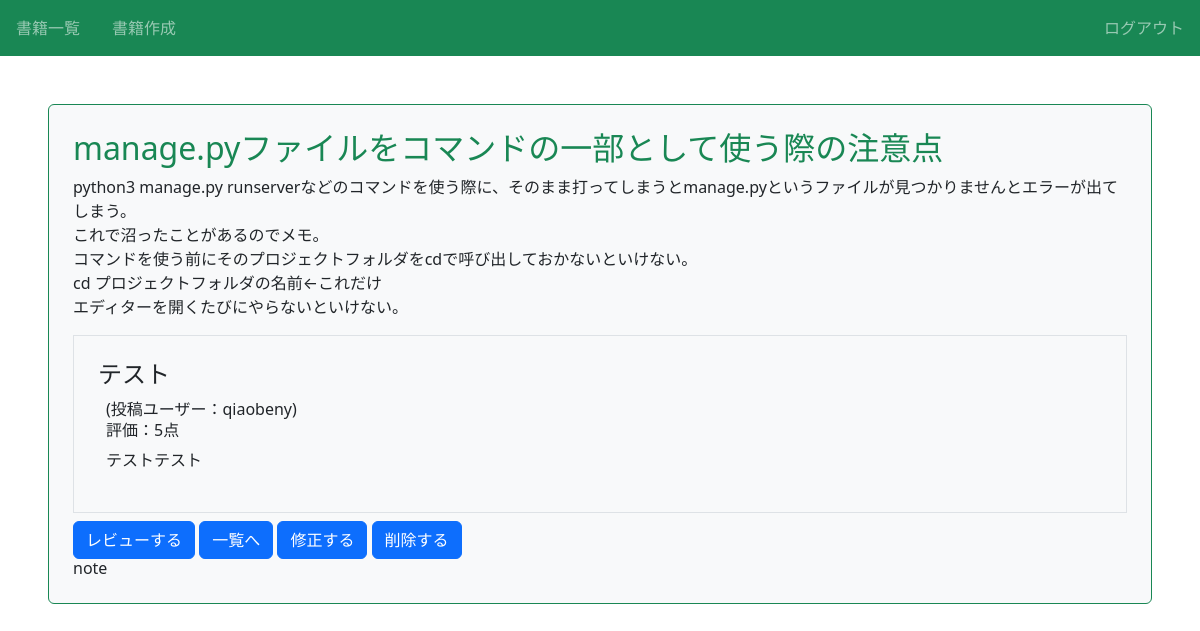
/book/8/detail/ (signed in), run on the app's committed database.
### book/models.py (models this page shows)
class Book(models.Model):
  title = models.CharField(max_length=100)
  text = models.TextField()
  thumbnail = models.ImageField(null=True,blank=True)
  category = models.CharField(
    max_length=100,
    choices = CATEGORY
  )
  user = models.ForeignKey('auth.User',on_delete=models.CASCADE)

class Review(models.Model):
  book = models.ForeignKey(Book,on_delete=models.CASCADE)
  title = models.CharField(max_length=100)
  text = models.TextField()
  rate = models.IntegerField(choices=RATE_CHOIES)
  user = models.ForeignKey('auth.User',on_delete=models.CASCADE)

### book/views.py (the view)
# urls.py: path('book/<int:pk>/detail/',views.DetailBookView.as_view(),name='detail-book'),
class DetailBookView(LoginRequiredMixin,DetailView):
  template_name = 'book_detail.html'
  model = Book

### book/templates/book_detail.html (shortened to what this page needs)
{%extends 'base.html'%}
{%block content%}
  <div class="p-4 m-4 bg-light border border-success rounded">
    <h2 class="text-success">{{object.title}}</h2>
    <p>{{object.text|linebreaksbr}}</p>
    <div class="border p-4 mb-2">
      {%for review in object.review_set.all%}
      <div>
        <h3 class="h4">{{review.title}}</h3>
        <div class="px-2">
          <span>(投稿ユーザー：{{review.user.username}})</span>
          <h6>評価：{{review.rate}}点</h6>
          <p>{{review.text}}</p>
        </div>
      </div>
      {%endfor%}
    </div>
    <a href="{%url 'review' object.pk%}" class="btn btn-primary">レビューする</a>
    <a href="{% url 'list-book' %}" class="btn btn-primary">一覧へ</a>
    <a href="{% url 'update-book' object.pk%}" class="btn btn-primary">修正する</a>
    <a href="{% url 'delete-book' object.pk%}" class="btn btn-primary">削除する</a>
    <h6 class="card-title">{{object.category}}</h6>
  </div>
{%endblock content%}

### book/static/book/css/style.css (style rules this page uses)
a { text-decoration: none; }

### data on the page
Book: title "manage.pyファイルをコマンドの一部として使う際の注意点", text "python3 manage.py runserverなどのコマンドを使う際に、そのまま打ってしまうとmanage.pyというファイルが見つかりませんとエラーが出てしまう。 これで沼ったことがあるのでメモ。 コマンドを使う前にそのプロジェクトフォルダをcdで呼び出しておかないといけない。 cd プロジェクトフォルダの名前←これだけ エディターを開くたびにやらないといけない。", category "note"
Review: title "テスト", user.username "qiaobeny", rate "5", text "テストテスト"
